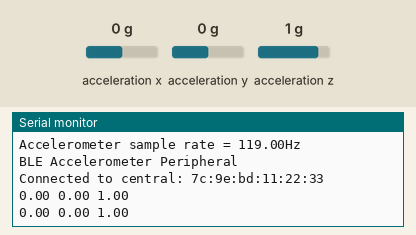
Recording of a sketch running on a simulated Arduino Nano 33 IoT. Shown: the last lines printed to the serial monitor. The inputs (shaded band) are chosen by the test bench; at power-on: acceleration x 0 g, acceleration y 0 g, acceleration z 1 g. Nothing arrives over Bluetooth unless stated; a phone connects over Bluetooth LE 3 s after start.

Above: at 4.8 s.
4.9 s: acceleration x set to -1.4 g
At 5.8 s:
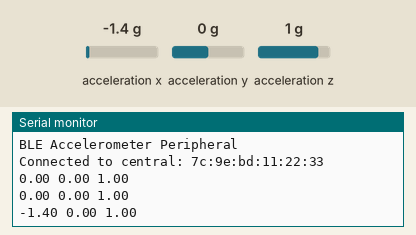
6.5 s: acceleration y set to -1.4 g
At 7.8 s:
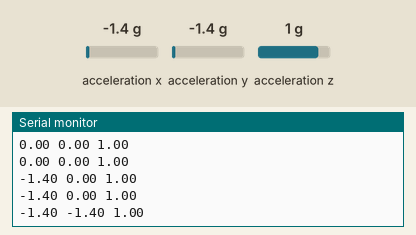
8.1 s: acceleration z set to -1.4 g
At 8.1 s:
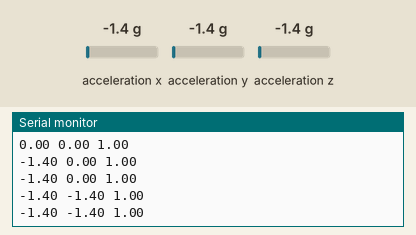

The sketch:

ECEm119-M2-P3.ino
```cpp
#include <ArduinoBLE.h>
#include <Arduino_LSM6DS3.h>

#define BLE_UUID_ACCELEROMETER_SERVICE "1101"
#define BLE_UUID_ACCELEROMETER_X "2101"
#define BLE_UUID_ACCELEROMETER_Y "2102"
#define BLE_UUID_ACCELEROMETER_Z "2103"

#define BLE_DEVICE_NAME "Elfo"
#define BLE_LOCAL_NAME "Elfo"

float ax, ay, az;

BLEService accelerometerService(BLE_UUID_ACCELEROMETER_SERVICE);

BLEFloatCharacteristic accelerometerCharacteristicX(BLE_UUID_ACCELEROMETER_X, BLERead | BLENotify);
BLEFloatCharacteristic accelerometerCharacteristicY(BLE_UUID_ACCELEROMETER_Y, BLERead | BLENotify);
BLEFloatCharacteristic accelerometerCharacteristicZ(BLE_UUID_ACCELEROMETER_Z, BLERead | BLENotify);

float x, y, z;

void setup() {
  Serial.begin(9600);
  while (!Serial)
    ;

  // initialize IMU
  if (!IMU.begin()) {
    Serial.println("Failed to initialize IMU!");
    while (1)
      ;
  }

  Serial.print("Accelerometer sample rate = ");
  Serial.print(IMU.accelerationSampleRate());
  Serial.println("Hz");

  // initialize BLE
  if (!BLE.begin()) {
    Serial.println("Starting Bluetooth® Low Energy module failed!");
    while (1)
      ;
  }


    // set advertised local name and service UUID
  BLE.setDeviceName(BLE_DEVICE_NAME);
  BLE.setLocalName(BLE_LOCAL_NAME);
  BLE.setAdvertisedService(accelerometerService);

  // add characteristics and service
  accelerometerService.addCharacteristic(accelerometerCharacteristicX);
  accelerometerService.addCharacteristic(accelerometerCharacteristicY);
  accelerometerService.addCharacteristic(accelerometerCharacteristicZ);

  BLE.addService(accelerometerService);

  // start advertising
  BLE.advertise();

  Serial.println("BLE Accelerometer Peripheral");
}

void loop() {
  BLEDevice central = BLE.central();

  // obtain and write accelerometer data
  /*
  if (IMU.accelerationAvailable()) {
    digitalWrite(LED_BUILTIN, HIGH);
    IMU.readAcceleration(x, y, z);

    accelerometerCharacteristicX.writeValue(x);
    accelerometerCharacteristicY.writeValue(y);
    accelerometerCharacteristicZ.writeValue(z);
  } else {
    digitalWrite(LED_BUILTIN, LOW);
  }
*/
  if (central) {
      Serial.print("Connected to central: ");
      // print the central's MAC address:
      Serial.println(central.address());

      // while the central is still connected to peripheral:
      while (central.connected()) {
        if (IMU.accelerationAvailable()) {
          IMU.readAcceleration(ax, ay, az);
        }
        Serial.print(ax);
        Serial.print(" ");
        Serial.print(ay);
        Serial.print(" ");
        Serial.print(az);
        Serial.println("");
        accelerometerCharacteristicX.writeValue(ax);
        accelerometerCharacteristicY.writeValue(ay);
        accelerometerCharacteristicZ.writeValue(az);


        delay(1000);
      }
  }
}
```

Measured:
- after the input at 4.9 s, the serial monitor: prints a new line after 0.10 s (image 1)
- after the input at 6.5 s, the serial monitor: prints a new line after 0.51 s (image 2)
